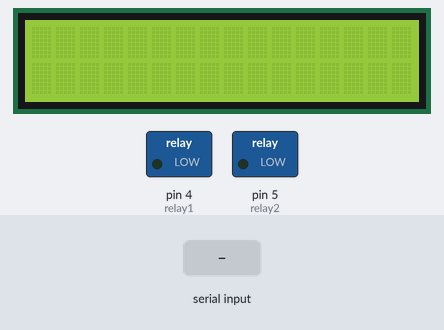
Bench run of a sketch on a simulated Arduino Uno, built with avr-gcc and run on an emulated ATmega328P. Parts: 16×2 character LCD, switched loads named in the sketch (green lamp = pin HIGH). The inputs (shaded band) are chosen by the test bench.

Above: at 1.2 s.
1.3 s: "b" received over Serial
At 2.2 s:
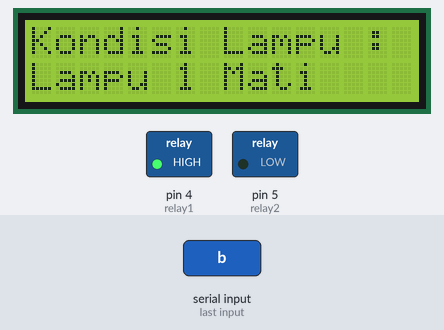
2.8 s: "a" received over Serial
At 3.5 s:
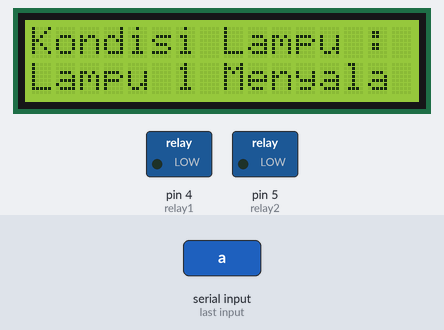
4.3 s: "d" received over Serial
At 4.7 s:
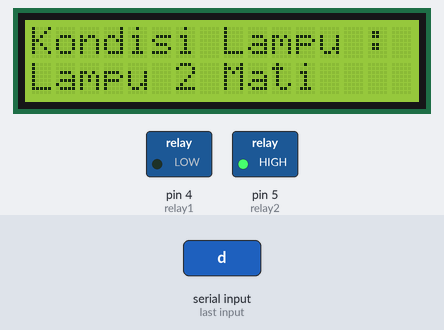
5.8 s: "b" received over Serial
At 7.0 s:
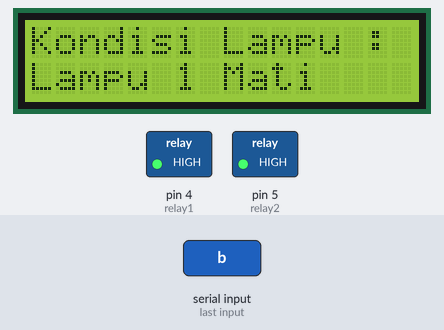
7.3 s: "c" received over Serial
At 8.4 s:
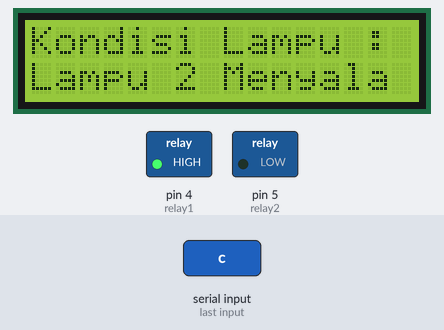
Timing chart, 0 to 9.8 s (numbered marks = the images above; inputs shaded):
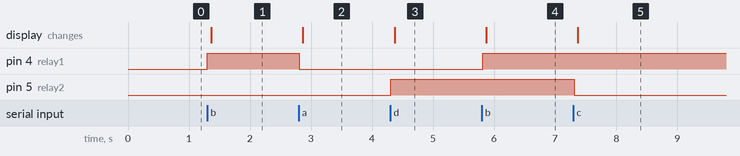

The sketch:

keyboard_communication_led.ino
```cpp
int databaca;
const int relay1 = 4;
const int relay2 = 5;

#include <LiquidCrystal_I2C.h>
LiquidCrystal_I2C lcd(0x27, 16, 2);

void setup() {
Serial.begin(9600);
lcd.begin();
pinMode(relay1, OUTPUT);
pinMode(relay2, OUTPUT);
}

void loop()
{
if (Serial.available())
{
int bacadata = Serial.read();
if (bacadata =='a') {databaca=1;}
if (bacadata =='b') {databaca=2;}
if (bacadata =='c') {databaca=3;}
if (bacadata =='d') {databaca=4;}


if(databaca==1)
lamp1_on:
{
digitalWrite(relay1, LOW);
lcd.setCursor(0,0);
lcd.print("Kondisi Lampu :");
lcd.setCursor(0,1);
lcd.print("Lampu 1 Menyala ");
loop();
goto lamp1_on;
}

if(databaca==2)
lamp1_off:
{
digitalWrite(relay1, HIGH);
lcd.setCursor(0,0);
lcd.print("Kondisi Lampu :");
lcd.setCursor(0,1);
lcd.print("Lampu 1 Mati    ");
loop();
goto lamp1_off;
}

if(databaca==3)
lamp2_on:
{
digitalWrite(relay2, LOW);
lcd.setCursor(0,0);
lcd.print("Kondisi Lampu :");
lcd.setCursor(0,1);
lcd.print("Lampu 2 Menyala ");
loop();
goto lamp2_on;
}

if(databaca==4)
lamp2_off:
{
digitalWrite(relay2, HIGH);
lcd.setCursor(0,0);
lcd.print("Kondisi Lampu :");
lcd.setCursor(0,1);
lcd.print("Lampu 2 Mati    ");
loop();
goto lamp2_off;
}
}
}
```

Measured:
- after the input at 1.3 s, pin 4 (relay1): LOW → HIGH at once; the display: changes after 0.06 s (image 1)
- after the input at 2.8 s, pin 4 (relay1): HIGH → LOW at once; the display: changes after 0.06 s (image 2)
- after the input at 4.3 s, pin 5 (relay2): LOW → HIGH at once; the display: changes after 0.07 s (image 3)
- after the input at 5.8 s, pin 4 (relay1): LOW → HIGH at once; the display: changes after 0.07 s (image 4)
- after the input at 7.3 s, pin 5 (relay2): HIGH → LOW at once; the display: changes after 0.07 s (image 5)
